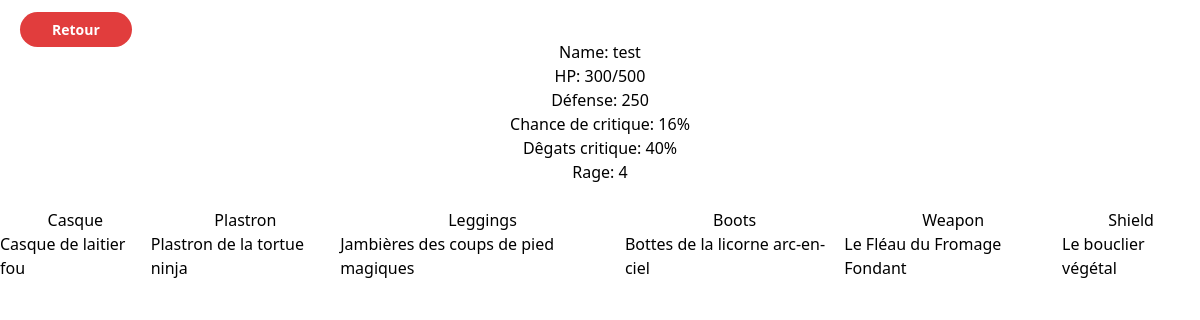
Page /character/inventory/ (signed in) on the committed database.
### characters/models.py (models this page shows, shortened)
class Character(models.Model):
    class TypeChoiceCharacter(models.TextChoices):
        Archer = "Archer"
        Magician = "Magician"
        Barbarian = "Barbarian"
        Paladin = "Paladin"
        Monster = "Monster"
    name = models.CharField(max_length=50, default="")
    hp = models.IntegerField()
    defense = models.IntegerField()
    helmet = models.ForeignKey(Helmet, on_delete=models.CASCADE, null=True, blank=True)
    chestplate = models.ForeignKey(Chestplate, on_delete=models.CASCADE, null=True, blank=True)
    leggings = models.ForeignKey(Leggings, on_delete=models.CASCADE, null=True, blank=True)
    boots = models.ForeignKey(Boots, on_delete=models.CASCADE, null=True, blank=True)
    tokensAvailable = models.IntegerField(null=True, blank=True)
    tokens = models.ManyToManyField(Tokens)
    weapon = models.ForeignKey(Weapon, on_delete=models.CASCADE, null=True, blank=True)
    state = models.IntegerField(null=True, blank=True)
    typeCharacter = models.CharField(max_length=25, choices=TypeChoiceCharacter.choices, default= TypeChoiceCharacter.Archer)
    class Meta:
        managed = True
    def getMaxHp(self):
        return (self.basic_hp + self.helmet.hp + self.chestplate.hp + self.leggings.hp + self.boots.hp)
    def get_defense(self) -> float:
        defense = 0
        if hasattr(self, "shield") and self.shield != None:
            defense += self.shield.defense
        if hasattr(self, "boots") and self.boots != None:
            defense += self.boots.defense
        if hasattr(self, "leggings") and self.leggings != None:
            defense += self.leggings.defense
        if hasattr(self, "chestplate") and self.chestplate != None:
            defense += self.chestplate.defense
        if hasattr(self, "helmet") and self.helmet != None:
            defense += self.helmet.defense
        defense += self.defense
        return defense
    def get_crit_rate(self) -> float:
        critRate = 0
        if hasattr(self, "boots") and self.boots != None:
            critRate += self.boots.crit_rate
        if hasattr(self, "leggings") and self.leggings != None:
            critRate += self.leggings.crit_rate
        if hasattr(self, "chestplate") and self.chestplate != None:
            critRate += self.chestplate.crit_rate
        if hasattr(self, "helmet") and self.helmet != None:
            critRate += self.helmet.crit_rate
        return critRate
    def get_crit_dmg(self) -> float:
        critDmg = 0
        if hasattr(self, "boots") and self.boots != None:
            critDmg += self.boots.crit_dmg
        if hasattr(self, "leggings") and self.leggings != None:
            critDmg += self.leggings.crit_dmg
        if hasattr(self, "chestplate") and self.chestplate != None:
            critDmg += self.chestplate.crit_dmg
        if hasattr(self, "helmet") and self.helmet != None:
            critDmg += self.helmet.crit_dmg
        return critDmg

class Paladin(Character):
    rage = models.IntegerField(default=50)
    basic_rage = models.IntegerField(default=50)
    basic_hp = models.IntegerField(default=300)
    tokens_limit = (0,3) # MAGICAL / PHYSICAL
    classe_name = "Paladin"
    shield = models.ForeignKey(Weapon, on_delete=models.CASCADE)

### armor/models.py (models this page shows, shortened)
class Armor(models.Model):
    class TypeChoiceArmor(models.TextChoices):
        Helmet = "Helmet"
        Chestplate = "Chestplate"
        Leggings = "Leggings"
        Boots = "Boots"
    class StarterChoiceArmor(models.IntegerChoices):
        Vrai = 1
        Faux = 0
    name = models.CharField(max_length=100)
    hp = models.IntegerField()
    mana = models.IntegerField()
    rage = models.IntegerField()
    defense = models.IntegerField()
    crit_rate = models.IntegerField()
    crit_dmg = models.IntegerField()
    starter = models.IntegerField(choices=StarterChoiceArmor.choices, default=StarterChoiceArmor.Faux)
    class Meta:
        managed = False

### weapon/models.py (models this page shows, shortened)
class Weapon(models.Model):
    class TypeChoiceWeapon(models.TextChoices):
        Bow = "Bow"
        Staff = "Staff"
        Mass = "Mass"
        Shield = "Shield"
        Hatchet = "Hatchet"
    class StarterChoiceWeapon(models.IntegerChoices):
        Vrai = 1
        Faux = 0
    starter = models.IntegerField(choices=StarterChoiceWeapon.choices, default=StarterChoiceWeapon.Faux)
    name = models.CharField(max_length=100)
    type = models.CharField(max_length=25, choices=TypeChoiceWeapon.choices)
    damage = models.IntegerField()
    defense = models.IntegerField()

### characters/views.py (the view)
# urls.py: path('inventory/', views.inventory, name='inventory'),
def inventory(request):
    context = {}
    character = get_object_or_404(Game, idUser = request.user)
    if character.typePersonnage == "Barbarian":
        character = Barbarian.objects.get(pk=character.idPersonnage)
    elif character.typePersonnage == "Archer":
        character = Archer.objects.get(pk=character.idPersonnage)
    elif character.typePersonnage == "Paladin":
        character = Paladin.objects.get(pk=character.idPersonnage)
    elif character.typePersonnage == "Magician":
        character = Magician.objects.get(pk=character.idPersonnage)
    context['character'] = character
    context['maxhp'] = character.getMaxHp()
    context['defense'] = character.get_defense()
    context['crit_rate'] = character.get_crit_rate()
    context['crit_dmg'] = character.get_crit_dmg()
    return render(request, "inventory.html", context)

### templates/inventory.html (shortened to what this page needs)
{% extends 'base.html' %}
{% block content %}
    <div class="pt-5">
        <a class="text-sm mx-5 mt-5 font-semibold bg-[#e13d3d] px-8 py-2 rounded-full text-white" href="{% url 'chooseMode' %}">Retour</a>
        <div class="flex flex-col items-center">
            <p>Name: {{ character.name }}</p>
            <p>HP: {{ character.hp }}/{{ maxhp }}</p>
            <p>Défense: {{ defense }}</p>
            <p>Chance de critique: {{ crit_rate }}%</p>
            <p>Dêgats critique: {{ crit_dmg }}%</p>
            {% if character.typeCharacter == "Barbarian" or character.typeCharacter == "Paladin" %}
                <p>Rage: {{ character.rage }}</p>
            {% else %}
                <p>Mana: {{ character.mana }}</p>
            {% endif %}
            <br>
        </div>
        <div class="flex justify-around">
            <div>
                <p class="text-center">Casque</p>
                <p>{{ character.helmet.name }}</p>
            </div>
            <div>
                <p class="text-center">Plastron</p>
                <p>{{ character.chestplate.name }}</p>
            </div>
            <div>
                <p class="text-center">Leggings</p>
                <p>{{ character.leggings.name }}</p>
            </div>
            <div>
                <p class="text-center">Boots</p>
                <p>{{ character.boots.name }}</p>
            </div>
            <div>
                <p class="text-center">Weapon</p>
                <p>{{ character.weapon.name }}</p>
            </div>
            {% if character.typeCharacter == "Paladin" %}
                <div>
                    <p class="text-center">Shield</p>
                    <p>{{ character.shield.name }}</p>
                </div>
            {% endif %}
        </div>
    </div>
{% endblock %}

### rows in the picture
Character: name "test", hp "300", helmet.name "Casque de laitier fou", chestplate.name "Plastron de la tortue ninja", leggings.name "Jambières des coups de pied magiques", boots.name "Bottes de la licorne arc-en-ciel", weapon.name "Le Fléau du Fromage Fondant"
Paladin: rage "4", shield.name "Le bouclier végétal"

### other values in the picture
{{ maxhp }} "500"
{{ defense }} "250"
{{ crit_rate }} "16"
{{ crit_dmg }} "40"
